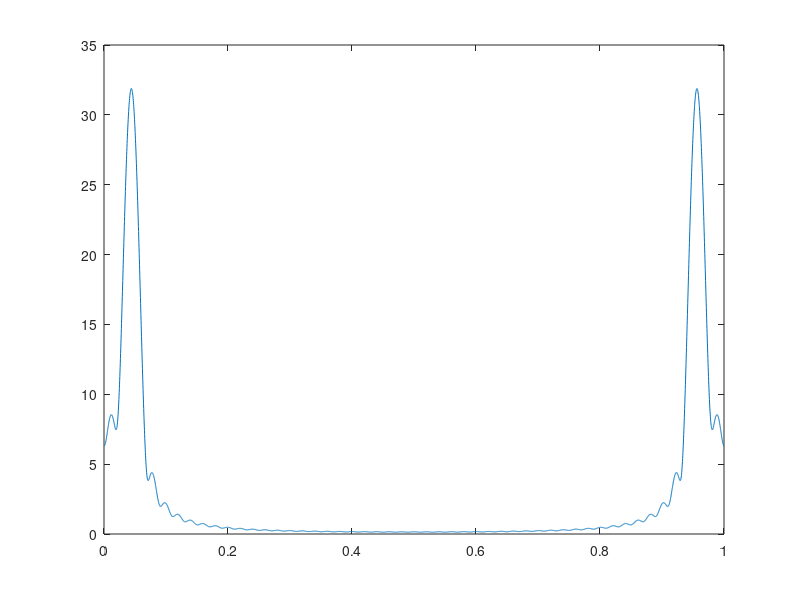

Write the MATLAB code that produced this figure.
% ------------------------------
% Input signal ('time' domain) composed of three tones
x1 = sin(2*pi* 40*(1:4000)/1000); % tone 1
x2 = sin(2*pi* 50*(1:4000)/1000); % tone 2
x = x1 + x2;

N = length(x); % Full length of the signal
M = 50;        % Number of samples for resampling (change to 4000 and compare)

% ------------------------------
% Fast Fourier Transform (FFT)
% Notice: with M = 50 it isn't possible to see the two peaks (tones).
X = fft(x, M);         % FFT of the resampled signal: length M
%plot((1:M)/M, abs(X));

% ------------------------------
% Inverse FFT
% Notice: increase the signal length here has no effect on distinguish the two peaks.
% That is, padding the signal with zeros does not recover any information, as expected.
x = ifft(X);           % x now has length M
X = fft(x, N);         % Because N > M, pad M-lneght signal with zeros up to N samples
plot((1:N)/N, abs(X));